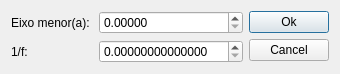
<?xml version="1.0" encoding="UTF-8"?>
<ui version="4.0">
 <class>genericDialog</class>
 <widget class="QDialog" name="genericDialog">
  <property name="geometry">
   <rect>
    <x>0</x>
    <y>0</y>
    <width>307</width>
    <height>72</height>
   </rect>
  </property>
  <property name="windowTitle">
   <string>Dialog</string>
  </property>
  <layout class="QHBoxLayout" name="horizontalLayout">
   <item>
    <layout class="QFormLayout" name="formLayout">
     <item row="0" column="0">
      <widget class="QLabel" name="label">
       <property name="text">
        <string>Eixo menor(a): </string>
       </property>
      </widget>
     </item>
     <item row="0" column="1">
      <widget class="QDoubleSpinBox" name="aDoubleSpin">
       <property name="accelerated">
        <bool>true</bool>
       </property>
       <property name="decimals">
        <number>5</number>
       </property>
       <property name="maximum">
        <double>999999999.990000009536743</double>
       </property>
      </widget>
     </item>
     <item row="1" column="0">
      <widget class="QLabel" name="label_2">
       <property name="text">
        <string>1/f: </string>
       </property>
      </widget>
     </item>
     <item row="1" column="1">
      <widget class="QDoubleSpinBox" name="fDoubleSpin">
       <property name="decimals">
        <number>14</number>
       </property>
       <property name="maximum">
        <double>999999999.999999046325684</double>
       </property>
      </widget>
     </item>
    </layout>
   </item>
   <item>
    <layout class="QVBoxLayout" name="verticalLayout">
     <item>
      <widget class="QPushButton" name="okButton">
       <property name="text">
        <string>Ok</string>
       </property>
      </widget>
     </item>
     <item>
      <widget class="QPushButton" name="cancelButton">
       <property name="text">
        <string>Cancel</string>
       </property>
      </widget>
     </item>
    </layout>
   </item>
  </layout>
 </widget>
 <resources/>
 <connections/>
</ui>
